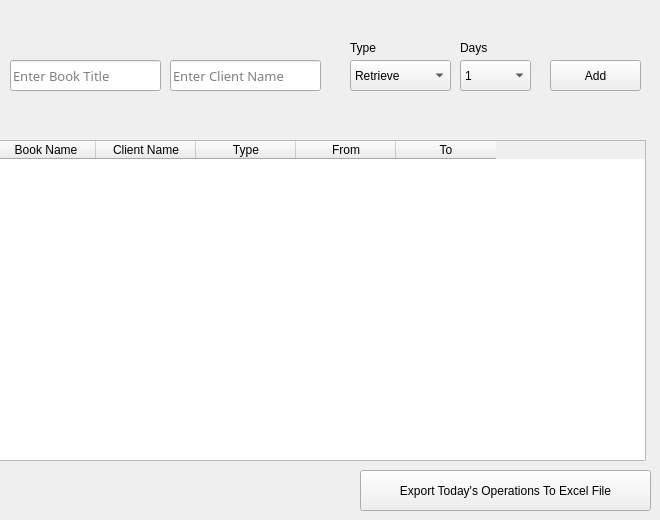
    <widget class="QWidget" name="tab_4">
     <attribute name="title">
      <string>Day To Day</string>
     </attribute>
     <widget class="QTableWidget" name="tableWidget">
      <property name="geometry">
       <rect>
        <x>-5</x>
        <y>140</y>
        <width>651</width>
        <height>321</height>
       </rect>
      </property>
      <column>
       <property name="text">
        <string>Book Name</string>
       </property>
      </column>
      <column>
       <property name="text">
        <string>Client Name</string>
       </property>
      </column>
      <column>
       <property name="text">
        <string>Type</string>
       </property>
      </column>
      <column>
       <property name="text">
        <string>From</string>
       </property>
      </column>
      <column>
       <property name="text">
        <string>To</string>
       </property>
      </column>
     </widget>
     <widget class="QPushButton" name="add">
      <property name="geometry">
       <rect>
        <x>550</x>
        <y>60</y>
        <width>91</width>
        <height>31</height>
       </rect>
      </property>
      <property name="text">
       <string>Add</string>
      </property>
     </widget>
     <widget class="QLineEdit" name="today_book_title">
      <property name="geometry">
       <rect>
        <x>10</x>
        <y>60</y>
        <width>151</width>
        <height>31</height>
       </rect>
      </property>
      <property name="font">
       <font>
        <family>Segoe MDL2 Assets</family>
        <pointsize>10</pointsize>
       </font>
      </property>
      <property name="placeholderText">
       <string>Enter Book Title </string>
      </property>
     </widget>
     <widget class="QComboBox" name="type">
      <property name="geometry">
       <rect>
        <x>350</x>
        <y>60</y>
        <width>101</width>
        <height>31</height>
       </rect>
      </property>
      <item>
       <property name="text">
        <string>Retrieve</string>
       </property>
      </item>
      <item>
       <property name="text">
        <string>Rent</string>
       </property>
      </item>
     </widget>
     <widget class="QComboBox" name="days">
      <property name="geometry">
       <rect>
        <x>460</x>
        <y>60</y>
        <width>71</width>
        <height>31</height>
       </rect>
      </property>
      <item>
       <property name="text">
        <string>1</string>
       </property>
      </item>
      <item>
       <property name="text">
        <string>2</string>
       </property>
      </item>
      <item>
       <property name="text">
        <string>3</string>
       </property>
      </item>
      <item>
       <property name="text">
        <string>4</string>
       </property>
      </item>
      <item>
       <property name="text">
        <string>5</string>
       </property>
      </item>
      <item>
       <property name="text">
        <string>6</string>
       </property>
      </item>
      <item>
       <property name="text">
        <string>7</string>
       </property>
      </item>
      <item>
       <property name="text">
        <string>8</string>
       </property>
      </item>
      <item>
       <property name="text">
        <string>9</string>
       </property>
      </item>
      <item>
       <property name="text">
        <string>10</string>
       </property>
      </item>
     </widget>
     <widget class="QLabel" name="label">
      <property name="geometry">
       <rect>
        <x>350</x>
        <y>40</y>
        <width>55</width>
        <height>16</height>
       </rect>
      </property>
      <property name="text">
       <string>Type</string>
      </property>
     </widget>
     <widget class="QLabel" name="label_2">
      <property name="geometry">
       <rect>
        <x>460</x>
        <y>40</y>
        <width>55</width>
        <height>16</height>
       </rect>
      </property>
      <property name="text">
       <string>Days</string>
      </property>
     </widget>
     <widget class="QLineEdit" name="today_client_name">
      <property name="geometry">
       <rect>
        <x>170</x>
        <y>60</y>
        <width>151</width>
        <height>31</height>
       </rect>
      </property>
      <property name="font">
       <font>
        <family>Segoe MDL2 Assets</family>
        <pointsize>10</pointsize>
       </font>
      </property>
      <property name="placeholderText">
       <string>Enter Client Name</string>
      </property>
     </widget>
     <widget class="QPushButton" name="export_today">
      <property name="geometry">
       <rect>
        <x>360</x>
        <y>470</y>
        <width>291</width>
        <height>41</height>
       </rect>
      </property>
      <property name="font">
       <font>
        <family>Segoe UI</family>
        <pointsize>9</pointsize>
       </font>
      </property>
      <property name="text">
       <string>Export Today's Operations To Excel File</string>
      </property>
     </widget>
    </widget>
